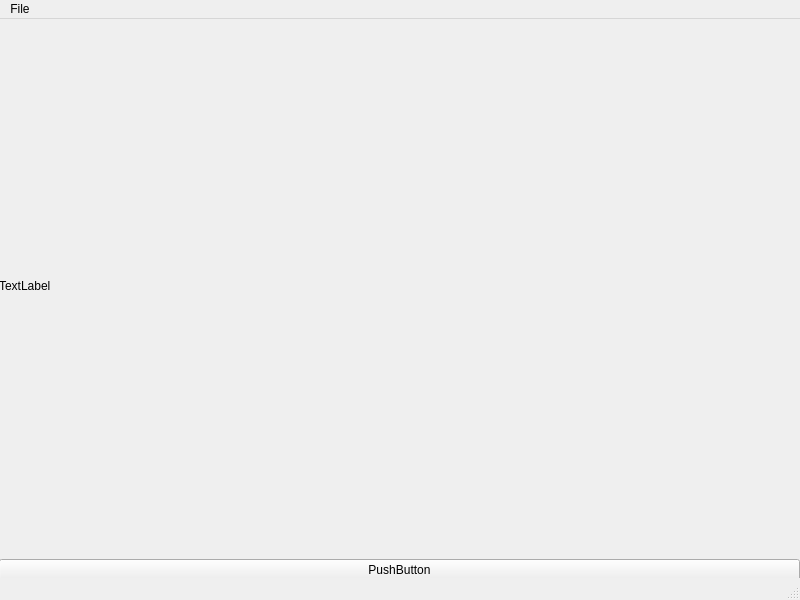
<?xml version="1.0" encoding="UTF-8"?>
<ui version="4.0">
 <class>MainWindow</class>
 <widget class="QMainWindow" name="MainWindow">
  <property name="geometry">
   <rect>
    <x>0</x>
    <y>0</y>
    <width>800</width>
    <height>600</height>
   </rect>
  </property>
  <property name="windowTitle">
   <string>MainWindow</string>
  </property>
  <widget class="QWidget" name="centralwidget">
   <property name="sizePolicy">
    <sizepolicy hsizetype="Preferred" vsizetype="Preferred">
     <horstretch>0</horstretch>
     <verstretch>0</verstretch>
    </sizepolicy>
   </property>
   <widget class="QWidget" name="horizontalLayoutWidget">
    <property name="geometry">
     <rect>
      <x>-1</x>
      <y>-1</y>
      <width>801</width>
      <height>591</height>
     </rect>
    </property>
    <layout class="QHBoxLayout" name="horizontalLayout">
     <item>
      <layout class="QVBoxLayout" name="verticalLayout">
       <item>
        <widget class="QLabel" name="label">
         <property name="text">
          <string>TextLabel</string>
         </property>
        </widget>
       </item>
       <item>
        <widget class="QPushButton" name="pushButton_2">
         <property name="text">
          <string>PushButton</string>
         </property>
        </widget>
       </item>
       <item>
        <widget class="QPushButton" name="pushButton">
         <property name="text">
          <string>PushButton</string>
         </property>
        </widget>
       </item>
      </layout>
     </item>
    </layout>
   </widget>
  </widget>
  <widget class="QMenuBar" name="menubar">
   <property name="geometry">
    <rect>
     <x>0</x>
     <y>0</y>
     <width>800</width>
     <height>17</height>
    </rect>
   </property>
   <widget class="QMenu" name="menuFile">
    <property name="title">
     <string>File</string>
    </property>
   </widget>
   <addaction name="menuFile"/>
  </widget>
  <widget class="QStatusBar" name="statusbar"/>
 </widget>
 <resources/>
 <connections/>
</ui>
